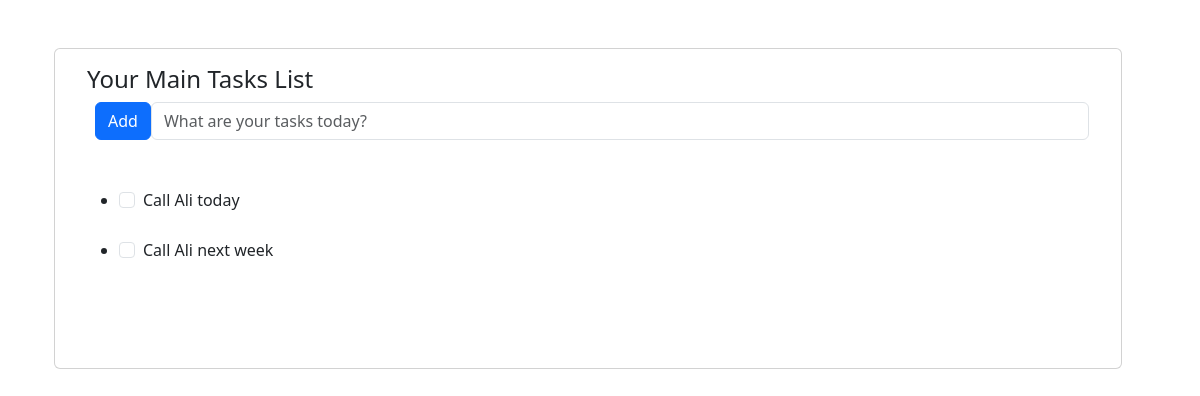
The page /todo/todo_list/ on the database as committed earlier.
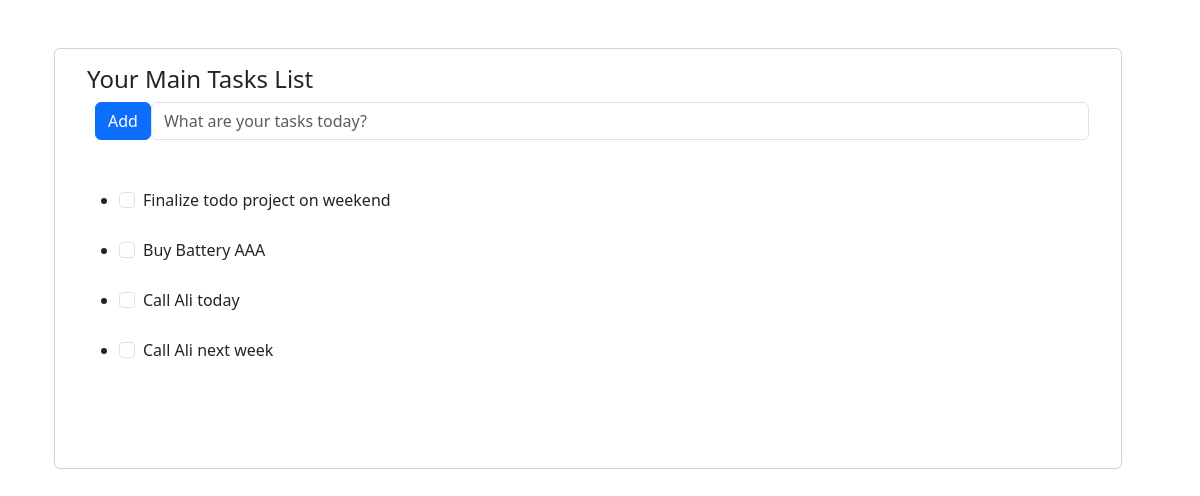
The same page on the database as committed later.
### todo/models.py (models this page shows, shortened)
class Todo(models.Model):
    title = models.CharField(max_length=150)
    checked = models.BooleanField(default=False)
    created_at = models.DateTimeField(default=timezone.now)

### todo/views.py (the view)
# urls.py: path('todo_list/', views.todo_list, name='todo_list'),
def todo_list(request):
    todo_list = Todo.objects.all()
    if request.method =='POST':
        form = TodoForm(request.POST)
        if form.is_valid():
            form.save()
            return redirect('home:todo_list')
    else:
            form = TodoForm()
    return render(request,'todo_list.html', {
        'todo_list':todo_list,
        'form': form,
        })

### todo/forms.py
class TodoForm(forms.ModelForm):
    class Meta:
        model = Todo
        fields = ("title",)

### todo/templates/todo_list.html (shortened to what this page needs)
{% extends "base.html" %} {% block body %}
<div class="container py-5">
  <div class="page-content page-container" id="page-content">
    <div class="padding">
      <div class="row container d-flex justify-content-center">
        <div class="col-lg-12">
          <div class="card px-3">
            <div class="card-body text-start">
              <h4 class="card-title">Your Main Tasks List</h4>
              <form method="POST">
                <div class="add-items d-flex">
                  <button
                    type="submit"
                    class="add btn btn-primary font-weight-bold todo-list-add-btn ms-2"
                  >
                    Add
                  </button>
                  <input
                    type="text"
                    name="title"
                    class="form-control todo-list-input"
                    placeholder="What are your tasks today?"
                  />
                </div>
              </form>
              <div class="list-wrapper py-5">
                <ul class="d-flex flex-column-reverse todo-list">
                  {% for todo in todo_list %}
                  <li class="completed">
                    <div class="form-check">
                      <label class="form-check-label">
                        <input class="form-check-input" type="checkbox" />
                        {{ todo.title }}
                      </label>
                    </div>
                  </li>
                  {% endfor %}
                </ul>
              </div>
            </div>
          </div>
        </div>
      </div>
    </div>
  </div>
</div>
{% endblock body %}

### templates/base.html (shortened to what this page needs)
<!DOCTYPE html>
<html lang="en">
  <head>
    <link
      href="https://cdn.jsdelivr.net/npm/bootstrap@5.3.3/dist/css/bootstrap.min.css"
      rel="stylesheet"
    />
  </head>
  <body>
    {% block body %} {% endblock body %}
  </body>
</html>

Rows that differ between the two databases and show on the page:
added Todo: title "Buy Battery AAA"
added Todo: title "Finalize todo project on weekend"
